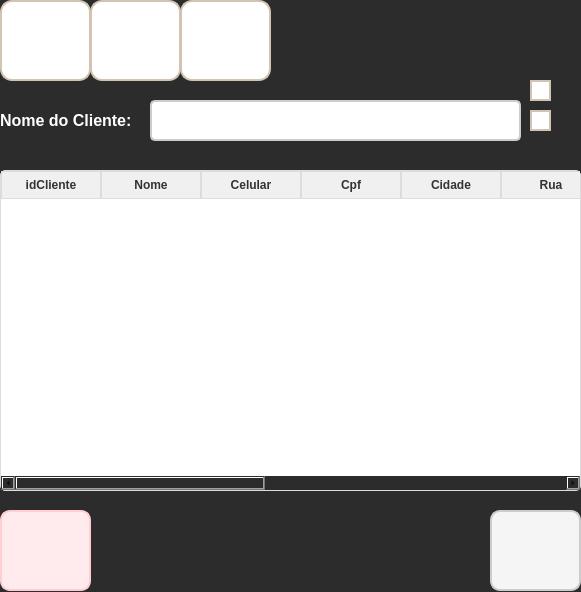
<?xml version="1.0" encoding="UTF-8"?>
<ui version="4.0">
 <class>frm_Cliente</class>
 <widget class="QWidget" name="frm_Cliente">
  <property name="geometry">
   <rect>
    <x>0</x>
    <y>0</y>
    <width>581</width>
    <height>592</height>
   </rect>
  </property>
  <property name="windowTitle">
   <string>Form</string>
  </property>
  <property name="styleSheet">
   <string notr="true">QWidget {
    background-color: #2c2c2c;
}</string>
  </property>
  <widget class="QPushButton" name="btn_Add">
   <property name="geometry">
    <rect>
     <x>0</x>
     <y>0</y>
     <width>91</width>
     <height>81</height>
    </rect>
   </property>
   <property name="styleSheet">
    <string notr="true">QPushButton {
    background-color: #ffffff; 
    border: 2px solid #d1c4b2; 
    border-radius: 12px; 
    color: #5a5a5a; 
    font-size: 14px;
    font-weight: bold; 
    padding: 10px 16px;
    background-image:url(:/icon_adicionar/adicionar.png);
    background-repeat: no-repeat;
    background-position: center;
    transition: all 0.3s ease;
}

QPushButton:hover {
    background-color: #f2ebe0;
    border-color: #c4b49e;
}

QPushButton:pressed {
    background-color: #e8dfcf; 
    border-color: #b39b8d;
    padding-left: 12px;
    padding-top: 4px;
}</string>
   </property>
   <property name="text">
    <string/>
   </property>
  </widget>
  <widget class="QPushButton" name="btn_voltar">
   <property name="geometry">
    <rect>
     <x>490</x>
     <y>510</y>
     <width>91</width>
     <height>81</height>
    </rect>
   </property>
   <property name="styleSheet">
    <string notr="true">QPushButton{
    background-color: #f5f5f5; 
    border: 2px solid #cccccc;
    border-radius: 10px; 
    padding: 10px; 
    color: #333333; 
    font-size: 14px; 
	background-image:url(:/icon_voltar/voltar.png);
    background-repeat: no-repeat; 
    background-position: center;
	transition: all 0.3s ease;
}
QPushButton:hover{
    background-color: #e0e0e0; 
    border-color: #aaaaaa;
	transform: scale(1.05); 
}
QPushButton:pressed{
	background-color: #d6d6d6;
	border-color: #888888;
	transform: scale(0.95);
}</string>
   </property>
   <property name="text">
    <string/>
   </property>
  </widget>
  <widget class="QPushButton" name="btn_consul">
   <property name="geometry">
    <rect>
     <x>180</x>
     <y>0</y>
     <width>91</width>
     <height>81</height>
    </rect>
   </property>
   <property name="styleSheet">
    <string notr="true">QPushButton {
    background-color: #ffffff; 
    border: 2px solid #d1c4b2; 
    border-radius: 12px; 
    color: #5a5a5a;
    font-size: 14px;
    font-weight: bold;
    padding: 10px 16px; 
    background-image:url(:/icon_consulta/Consultar.png);
    background-repeat: no-repeat;
    background-position: center;
    transition: all 0.3s ease;
}

QPushButton:hover {
    background-color: #f2ebe0;
    border-color: #c4b49e;
}

QPushButton:pressed {
    background-color: #e8dfcf;
    border-color: #b39b8d;
    padding-left: 12px;
    padding-top: 4px;
}</string>
   </property>
   <property name="text">
    <string/>
   </property>
  </widget>
  <widget class="QPushButton" name="btn_alterar">
   <property name="geometry">
    <rect>
     <x>90</x>
     <y>0</y>
     <width>91</width>
     <height>81</height>
    </rect>
   </property>
   <property name="styleSheet">
    <string notr="true">QPushButton {
    background-color: #ffffff; 
    border: 2px solid #d1c4b2; 
    border-radius: 12px; 
    color: #5a5a5a; 
    font-size: 14px;
    font-weight: bold; 
    padding: 10px 16px;
    background-image:url(:/icon_alterar/alterar.png);
    background-repeat: no-repeat;
    background-position: center;
    transition: all 0.3s ease;
}

QPushButton:hover {
    background-color: #f2ebe0;
    border-color: #c4b49e;
}

QPushButton:pressed {
    background-color: #e8dfcf; 
    border-color: #b39b8d;
    padding-left: 12px;
    padding-top: 4px;
}</string>
   </property>
   <property name="text">
    <string/>
   </property>
  </widget>
  <widget class="QPushButton" name="btn_excluir">
   <property name="geometry">
    <rect>
     <x>0</x>
     <y>510</y>
     <width>91</width>
     <height>81</height>
    </rect>
   </property>
   <property name="styleSheet">
    <string notr="true">QPushButton {
    background-color: #ffebee; 
    border: 2px solid #ffcdd2;
    border-radius: 10px;
    color: #b71c1c; 
    font-size: 14px;
    font-weight: bold;
    padding: 10px 16px;
    background-image:url(:/icon_excluir/excluir.png);
    background-repeat: no-repeat;
    background-position: center;
    padding-left: 40px;
    transition: all 0.3s ease;
}

QPushButton:hover {
    background-color: #ffcdd2;
    border-color: #e57373;
    color: #d32f2f; 
}

QPushButton:pressed {
    background-color: #e57373;
    border-color: #b71c1c;
    padding-left: 44px;
    padding-top: 2px;
}</string>
   </property>
   <property name="text">
    <string/>
   </property>
  </widget>
  <widget class="QPushButton" name="btn_pesquisar">
   <property name="geometry">
    <rect>
     <x>530</x>
     <y>110</y>
     <width>21</width>
     <height>21</height>
    </rect>
   </property>
   <property name="styleSheet">
    <string notr="true">QPushButton {
    background-color: #ffffff; 
    border: 2px solid #d1c4b2; 
    border-radius: 12px;
    color: #5a5a5a; 
    font-size: 14px;
    font-weight: bold; 
    padding: 10px 16px;
    background-image:url(:/icon_pesquisar/pesquisar.png); 
    background-repeat: no-repeat;
    background-position: center;
    transition: all 0.3s ease; 
}

QPushButton:hover {
    background-color: #f2ebe0; 
    border-color: #c4b49e;
}

QPushButton:pressed {
    background-color: #e8dfcf;
    border-color: #b39b8d; 
    padding-left: 12px; 
    padding-top: 4px;
}</string>
   </property>
   <property name="text">
    <string/>
   </property>
  </widget>
  <widget class="QLabel" name="lbl_nomeCliente">
   <property name="geometry">
    <rect>
     <x>0</x>
     <y>110</y>
     <width>151</width>
     <height>21</height>
    </rect>
   </property>
   <property name="font">
    <font>
     <pointsize>-1</pointsize>
     <weight>75</weight>
     <bold>true</bold>
    </font>
   </property>
   <property name="styleSheet">
    <string notr="true">QLabel {
    font-size: 16px;
    color: #FFFFFF;
    font-weight: bold;
    text-shadow: 1px 1px 2px rgba(0, 0, 0, 0.4);
}
</string>
   </property>
   <property name="text">
    <string>Nome do Cliente:</string>
   </property>
  </widget>
  <widget class="QLineEdit" name="txt_nomeCliente">
   <property name="geometry">
    <rect>
     <x>150</x>
     <y>100</y>
     <width>371</width>
     <height>41</height>
    </rect>
   </property>
   <property name="font">
    <font>
     <pointsize>-1</pointsize>
    </font>
   </property>
   <property name="styleSheet">
    <string notr="true">QLineEdit {
    border: 2px solid #cccccc; 
    border-radius: 5px; 
    padding: 6px; 
    font-size: 14px; 
    background-color: #ffffff;
    transition: all 0.3s ease;
}

QLineEdit:hover {
    border: 2px solid #3f51b5; 
    background-color: #f5f5f5; 
}
</string>
   </property>
  </widget>
  <widget class="QPushButton" name="btn_filtro">
   <property name="geometry">
    <rect>
     <x>530</x>
     <y>80</y>
     <width>21</width>
     <height>21</height>
    </rect>
   </property>
   <property name="styleSheet">
    <string notr="true">QPushButton {
    background-color: #ffffff; 
    border: 2px solid #d1c4b2; 
    border-radius: 12px;
    color: #5a5a5a; 
    font-size: 14px; 
    font-weight: bold;
    padding: 10px 16px; 
    background-image:url(:/icon_filtro/filtro.png);
    background-repeat: no-repeat;
    background-position: center;
    transition: all 0.3s ease; 
}

QPushButton:hover {
    background-color: #f2ebe0; 
    border-color: #c4b49e;
}

QPushButton:pressed {
    background-color: #e8dfcf; 
    border-color: #b39b8d; 
    padding-left: 12px;
    padding-top: 4px;
}</string>
   </property>
   <property name="text">
    <string/>
   </property>
  </widget>
  <widget class="QTableWidget" name="tableWidget">
   <property name="geometry">
    <rect>
     <x>0</x>
     <y>170</y>
     <width>581</width>
     <height>321</height>
    </rect>
   </property>
   <property name="styleSheet">
    <string notr="true">QTableWidget, QTableView {
    border: 1px solid #dcdcdc; 
    border-radius: 5px; 
    gridline-color: #dcdcdc; 
    background-color: #ffffff; 
    font-size: 14px; 
    color: #333333; 
}

QHeaderView::section {
    background-color: #f0f0f0; 
    color: #333333;
    font-weight: bold; 
    border: 1px solid #dcdcdc; 
    padding: 4px; 
}

QTableWidget::item:selected, QTableView::item:selected {
    background-color: #b3d9ff; 
    color: #000000;
}

QTableCornerButton::section {
    background-color: #f0f0f0; 
    border: 1px solid #dcdcdc;
}

QScrollBar:vertical {
    background: #f0f0f0;
    width: 12px; 
    margin: 2px 0 2px 0; 
    border: none; 
}

QScrollBar::handle:vertical {
    background: #b0bec5; 
    min-height: 20px; 
    border-radius: 6px; 
}

QScrollBar::handle:vertical:hover {
    background: #90a4ae; 
}

QScrollBar::add-line:vertical, QScrollBar::sub-line:vertical {
    background: none; 
    height: 0px; 
}

QScrollBar::add-page:vertical, QScrollBar::sub-page:vertical {
    background: none; 
}

QScrollBar:horizontal {
    background: #f0f0f0; 
    height: 12px; 
    margin: 0 2px 0 2px; 
    border: none;
}

QScrollBar::handle:horizontal {
    background: #b0bec5;
    min-width: 20px; 
    border-radius: 6px;
}

QScrollBar::handle:horizontal:hover {
    background: #90a4ae; 
}

QScrollBar::add-line:horizontal, QScrollBar::sub-line:horizontal {
    background: none;
    width: 0px;
}

QScrollBar::add-page:horizontal, QScrollBar::sub-page:horizontal {
    background: none;
}
</string>
   </property>
   <column>
    <property name="text">
     <string>idCliente</string>
    </property>
   </column>
   <column>
    <property name="text">
     <string>Nome</string>
    </property>
   </column>
   <column>
    <property name="text">
     <string>Celular</string>
    </property>
   </column>
   <column>
    <property name="text">
     <string>Cpf</string>
    </property>
   </column>
   <column>
    <property name="text">
     <string>Cidade</string>
    </property>
   </column>
   <column>
    <property name="text">
     <string>Rua</string>
    </property>
   </column>
   <column>
    <property name="text">
     <string>Bairro</string>
    </property>
   </column>
   <column>
    <property name="text">
     <string>Número</string>
    </property>
   </column>
   <column>
    <property name="text">
     <string>Cep</string>
    </property>
   </column>
   <column>
    <property name="text">
     <string>E-mail</string>
    </property>
   </column>
   <column>
    <property name="text">
     <string>Pontos</string>
    </property>
   </column>
  </widget>
 </widget>
 <resources>
  <include location="../Img/icon_adicionar.qrc"/>
  <include location="../Img/icon_excluir.qrc"/>
  <include location="../Img/icon_pesquisar.qrc"/>
  <include location="../Img/icon_voltar.qrc"/>
  <include location="../Img/icon_filtro.qrc"/>
  <include location="../Img/icon_consulta.qrc"/>
  <include location="../Img/icon_alterar.qrc"/>
 </resources>
 <connections/>
</ui>
